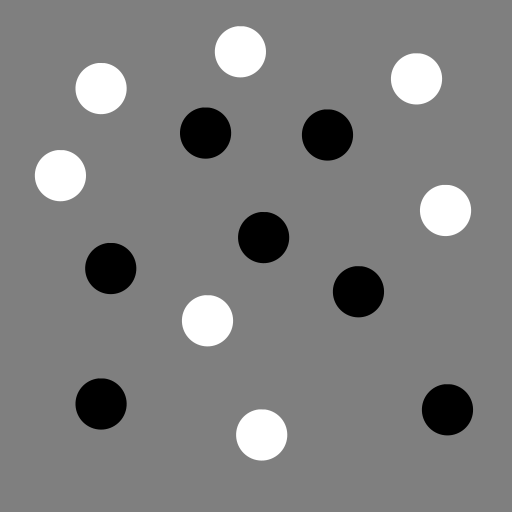
#> input picture 02/images/test_blob_uniform.png, 512 x 512 px
$ jupyter execute week_02.ipynb   (older library calls are emulated)
#> lines starting #> are read from the running program, lines starting #| are printed output that depends on the picture; after the words box and inside, x2 and y2 are one past the last pixel; in counts of white or black regions, pixels touching at a corner belong together
# Exercises Week 2 in 02506

Today we are going to do blob detection with scale space filtering.
<p align="center">

</p>

## Imports

[cell 1]
import numpy as np
import scipy
from skimage.io import imread, imshow
from scipy.ndimage import gaussian_filter1d, gaussian_filter,minimum_filter, maximum_filter
import matplotlib.pyplot as plt
import cv2

## Exercise 1: Convolution with Gaussian Kernel

## Exercise 2.1.1
### 1. Derive (analytically) the second order derivative of the Gaussian
The Gaussian function is given by
$$g(x)=\frac{1}{\sqrt{2\pi t}}e^{\frac{-x^2}{2t}}$$
We may derive it by iterative applications of the chain rule:
$$\frac{\partial^2}{\partial x^2}g(x)=\frac{\partial}{\partial x}\frac{\partial}{\partial x}\frac{1}{\sqrt{2\pi t}}e^{\frac{-x^2}{2t}}$$
$$=\frac{\partial}{\partial x}\frac{1}{\sqrt{2\pi t}}\frac{-x}{t}e^{\frac{-x^2}{2t}}$$
$$=\frac{1}{\sqrt{2\pi t}}\Big(\frac{-e^{\frac{-x^2}{2t}}}{t} +\frac{x^2e^{\frac{-x^2}{2t}}}{t^2}\Big)$$

### 2. Implement a function that takes the variance t as input and outputs a filter kernel of g and $\frac{d^2g}{d x^2}$.

[cell 2]
img = imread('./images/test_blob_uniform.png').astype(float)
#> img: shape (512, 512) float64; min 0, max 255, mean 127.1

# We go s pixels in each direction
def d2g_dx2(t=20):
    sigma = np.sqrt(t)
    s = np.ceil(5*sigma)
    x = np.arange(-s,1+s)
    g = 1.0/(np.sqrt(2*np.pi*t))*np.exp(-x**2/(2*t))
    ddg = 1.0/(np.sqrt(2*np.pi*t))*((-np.exp(-x**2/(2*t))/t)+x**2*(np.exp(-x**2/(2*t))/(t**2)))
    g.shape += (1,)
    return np.array(g),ddg,x

t = 2
g,ddg,x = d2g_dx2(t=t)

fig = plt.figure(figsize=(4, 4))
plt.title('Second Order Derivative')
plt.plot(x,g,label=r"$g(x)$")
plt.plot(x,ddg,label=r"$\frac{d^2}{dx^2}g(x)$")
plt.legend()
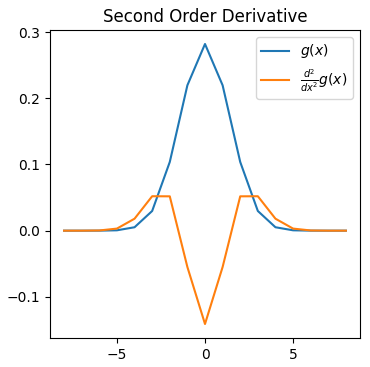
#> figure drawn by matplotlib, 1 panel; curve peaks at x = 0, y = 0.282; curve peaks at x = -3, y = 0.052

### 3. Try the filter kernel on the synthetic test image test_blob_uniform.png and inspect the result.

[cell 3]
img_yy = cv2.filter2D(img,-1,g)
img_xx = cv2.filter2D(img,-1,g.T)

fig, (ax1,ax2,ax3,ax4) = plt.subplots(1, 4,figsize=(16, 4))
fig.suptitle('Gaussian Second Order Derivative')
ax1.imshow(img,cmap='Greys')
ax1.set_title("Original")
ax2.imshow(img_xx,cmap='Greys')
ax2.set_title("L_{xx}")
ax3.imshow(img_yy,cmap='Greys')
ax3.set_title("L_{yy}")
ax4.imshow(img_xx+img_yy,cmap='Greys')
ax4.set_title("L=L_{xx}+L_{yy}")
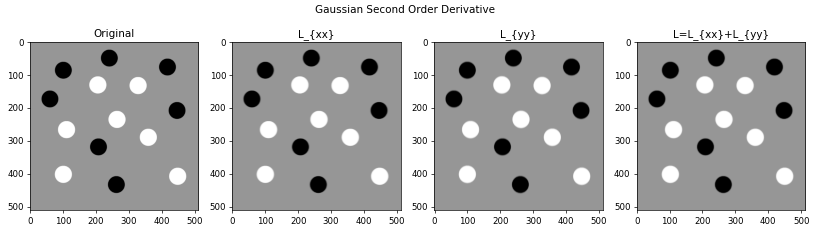
#> figure drawn by matplotlib, 4 panels

## Exercise 2.1.2 Detecting blobs at one scale
### 1. Compute the Laplacian at one scale using the synthetic test image `test_blob_uniform.png`.

[cell 4]
img = imread('./images/test_blob_uniform.png').astype(float)

# For comparison
ddepth = cv2.CV_16S
print(ddepth)
kernel_size = 5
reference = cv2.Laplacian(img,ddepth,ksize=kernel_size)
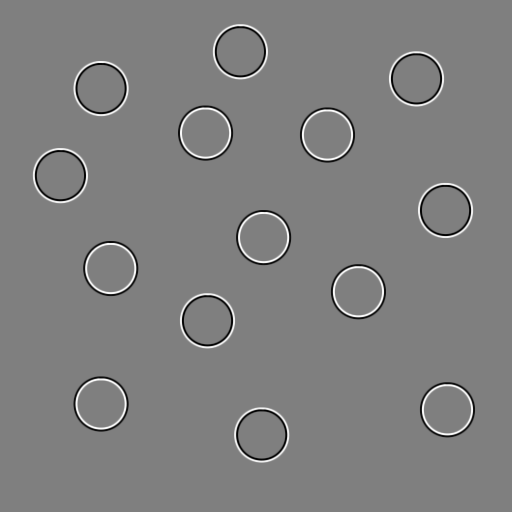
#> reference: shape (512, 512) int16; min -2222, max 2210, mean 0; drawn with min black and max white

img_yy = cv2.filter2D(img,-1,g)
img_xx = cv2.filter2D(img,-1,g.T)

fig, (ax1,ax2,ax3) = plt.subplots(1, 3,figsize=(16, 4))
fig.suptitle('Gaussian Second Order Derivative')
ax1.imshow(img,cmap='Greys')
ax1.set_title("Original")
ax2.imshow(reference,cmap='Greys')
ax2.set_title("Library Implementation")
ax3.imshow(img_xx+img_yy,cmap='Greys')
ax3.set_title("L=L_{xx}+L_{yy}")
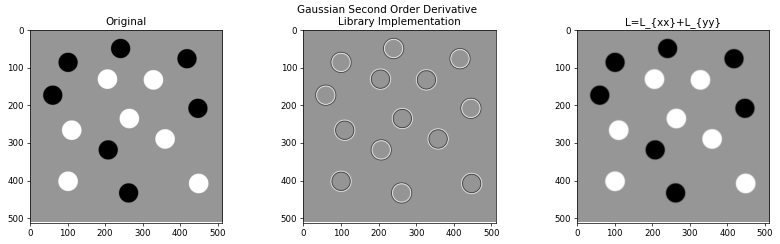
#> figure drawn by matplotlib, 3 panels

### 2. Create a function that detects the coordinates of maxima and minima in the Laplacian image (detect blobs), and that has an absolute value of the Laplacian larger than some threshold.

[cell 5]
def find_local_max(img):
    mask = np.array([1,1,1,1,0,1,1,1,1])
    m,n = np.shape(img)
#> m = 512; n = 512
    new_img = np.zeros([m,n]);
    for i in range(1,m-1):
        for j in range(1,n-1):
            tmp = (img[np.ix_([i-1,i,i+1],[j-1,j,j+1])]).flatten()
            if img[i][j] > np.max(tmp[[1,1,1,1,0,1,1,1,1]]):
                new_img[i,j] = 1
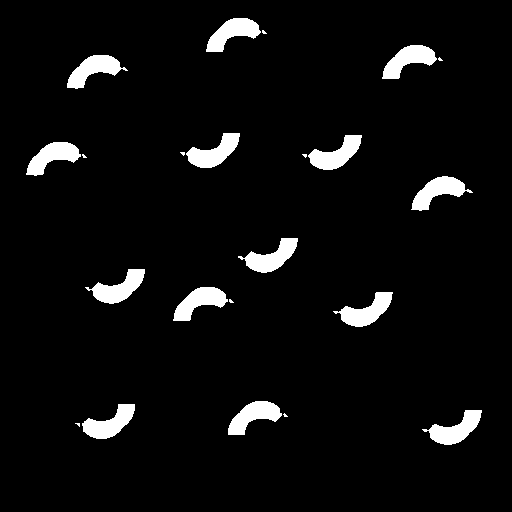
#> new_img: shape (512, 512) float64; values 0 (black) and 1 (white), 5.2% white; 22 white regions (8 under 20 px), largest, box (x1, y1, x2, y2) and area: (411, 176, 473, 211) 968, (422, 410, 482, 445) 963, (67, 55, 128, 89) 962
    return new_img

def find_local_min(img):
    mask = np.array([1,1,1,1,0,1,1,1,1])
    m,n = np.shape(img)
#> m = 512; n = 512
    new_img = np.zeros([m,n]);
    for i in range(1,m-1):
        for j in range(1,n-1):
            tmp = (img[np.ix_([i-1,i,i+1],[j-1,j,j+1])]).flatten()
            if img[i][j] < np.min(tmp[[1,1,1,1,0,1,1,1,1]]):
                new_img[i,j] = 1
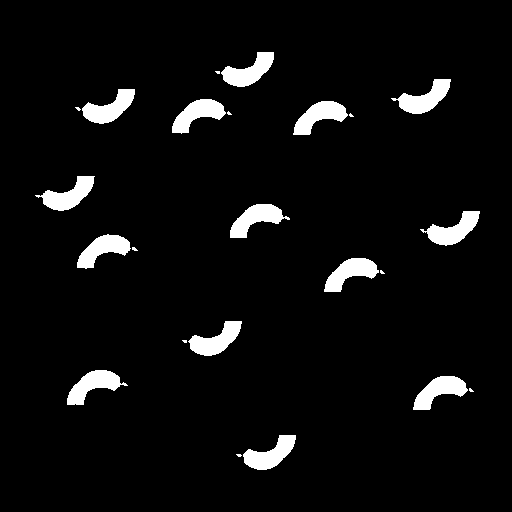
#> new_img: shape (512, 512) float64; values 0 (black) and 1 (white), 5.2% white; 23 white regions (9 under 20 px), largest, box (x1, y1, x2, y2) and area: (67, 370, 128, 405) 988, (230, 204, 290, 238) 972, (391, 79, 451, 114) 963
    return new_img

img_yy = cv2.filter2D(img,-1,g)
img_xx = cv2.filter2D(img,-1,g.T)


Lxxyy = img_yy + img_xx

fig, (ax1,ax2,ax3) = plt.subplots(1, 3,figsize=(16, 4))
fig.suptitle('Minima and Maxima')
ax1.imshow(Lxxyy,cmap='Greys')
ax1.set_title("Original")
ax2.imshow(find_local_max(Lxxyy),cmap='Greys')
ax2.set_title("Local Maxima")
ax3.imshow(find_local_min(Lxxyy),cmap='Greys')
ax3.set_title("Local Minima")
